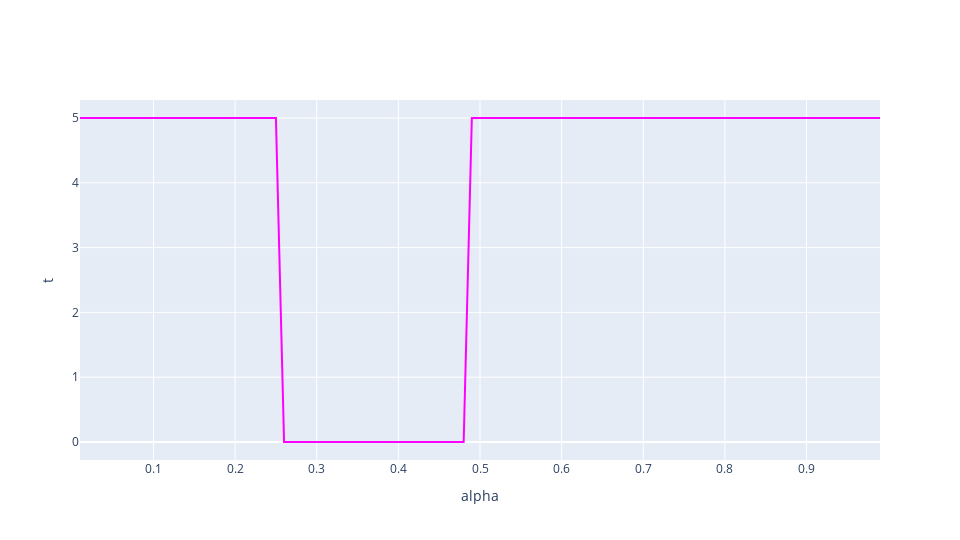

Notebook cell for this chart:
### Markdown cell above
#### Plotting

### Code cell
# @title Inverse survivability plot
fig = go.Figure()
fig.add_traces([
    # go.Scatter(x=x_values, y=y_t_05, mode='lines', marker = {'color' : 'blue'}, name="k = 0.5"),
    # go.Scatter(x=x_values, y=y_t_1, mode='lines', marker = {'color' : 'red'}, name="k = 1"),
    go.Scatter(x=x_values, y=y_t_2, mode='lines', marker = {'color' : 'magenta'}, name="k = 2")
])
fig.update_layout(
    height=1080*0.5,
    width=1920*0.5,
    xaxis_title="alpha",
    yaxis_title="t"
)
fig.show()

### Figure 1 — Plotly figure (JSON) as saved in the notebook; plotly's stock layout.template omitted (floating-point values rounded to 4 significant figures)
{"data": [{"marker": {"color": "magenta"}, "mode": "lines", "name": "k = 2", "type": "scatter", "x": [0.01, 0.02, 0.03, 0.04, 0.05, 0.06, 0.07, 0.08, 0.09, 0.1, 0.11, 0.12, 0.13, 0.14, 0.15, 0.16, 0.17, 0.18, 0.19, 0.2, 0.21, 0.22, 0.23, 0.24, 0.25, 0.26, 0.27, 0.28, 0.29, 0.3, 0.31, 0.32, 0.33, 0.34, 0.35, 0.36, 0.37, 0.38, 0.39, 0.4, 0.41, 0.42, 0.43, 0.44, 0.45, 0.46, 0.47, 0.48, 0.49, 0.5, 0.51, 0.52, 0.53, 0.54, 0.55, 0.56, 0.57, 0.58, 0.59, 0.6, 0.61, 0.62, 0.63, 0.64, 0.65, 0.66, 0.67, 0.68, 0.69, 0.7, 0.71, 0.72, 0.73, 0.74, 0.75, 0.76, 0.77, 0.78, 0.79, 0.8, 0.81, 0.82, 0.83, 0.84, 0.85, 0.86, 0.87, 0.88, 0.89, 0.9, 0.91, 0.92, 0.93, 0.94, 0.95, 0.96, 0.97, 0.98, 0.99], "y": [5.0, 5.0, 5.0, 5.0, 5.0, 5.0, 5.0, 5.0, 5.0, 5.0, 5.0, 5.0, 5.0, 5.0, 5.0, 5.0, 5.0, 5.0, 5.0, 5.0, 5.0, 5.0, 5.0, 5.0, 5.0, 5.606e-10, 8.167e-10, 9.414e-10, 7.639e-10, 6.15e-10, 5.345e-10, 6.976e-10, 6.742e-10, 9.966e-10, 6.21e-10, 5.314e-10, 7.593e-10, 7.041e-10, 9.523e-10, 9.201e-10, 8.368e-10, 5.753e-10, 5.079e-10, 8.316e-10, 7.699e-10, 6.681e-10, 5.821e-10, 5.821e-10, 5.0, 5.0, 5.0, 5.0, 5.0, 5.0, 5.0, 5.0, 5.0, 5.0, 5.0, 5.0, 5.0, 5.0, 5.0, 5.0, 5.0, 5.0, 5.0, 5.0, 5.0, 5.0, 5.0, 5.0, 5.0, 5.0, 5.0, 5.0, 5.0, 5.0, 5.0, 5.0, 5.0, 5.0, 5.0, 5.0, 5.0, 5.0, 5.0, 5.0, 5.0, 5.0, 5.0, 5.0, 5.0, 5.0, 5.0, 5.0, 5.0, 5.0, 5.0]}], "layout": {"height": 540, "width": 960, "xaxis": {"title": {"text": "alpha"}}, "yaxis": {"title": {"text": "t"}}}}
